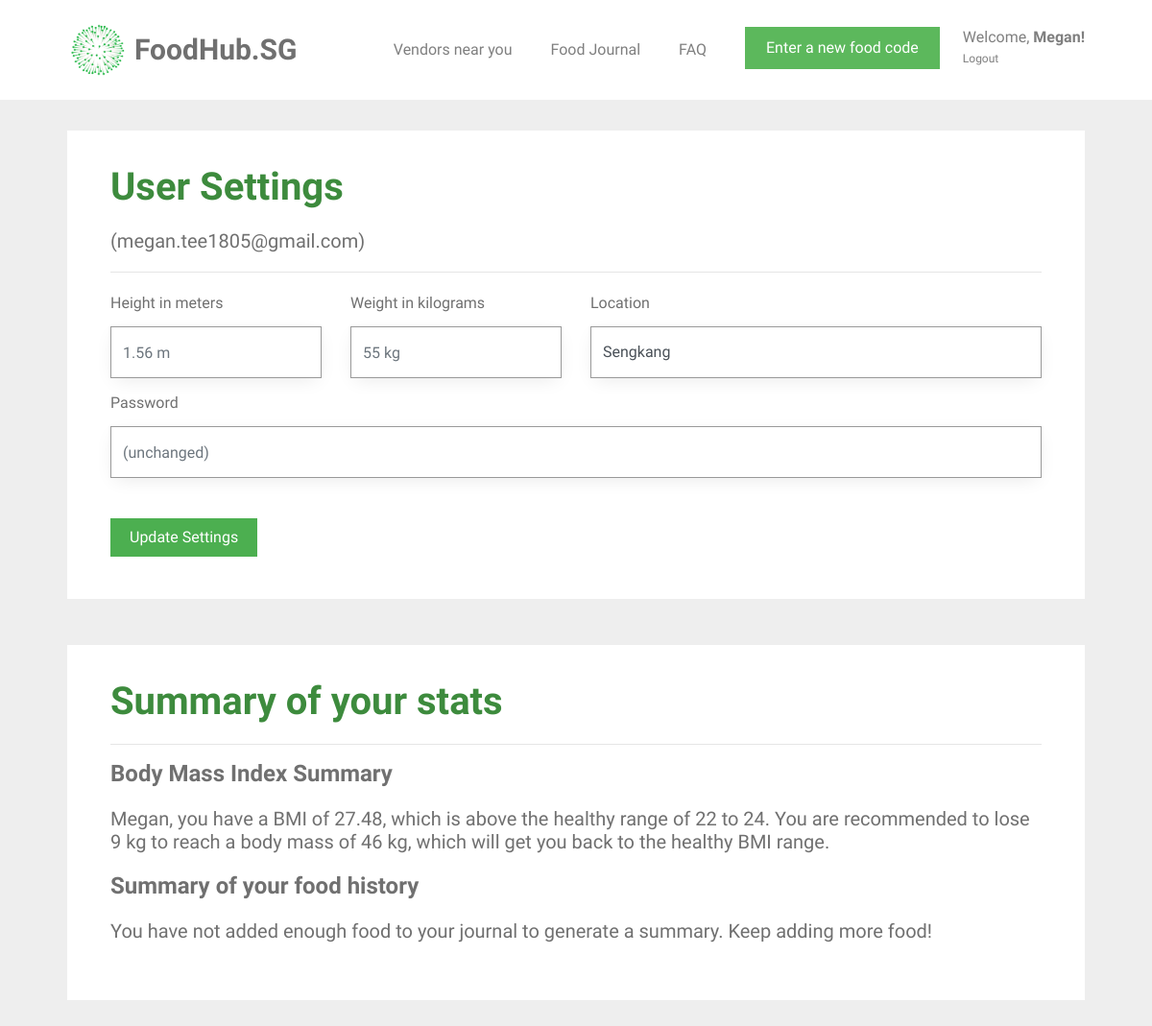
Page /user_settings (signed in) on the committed database.
### tables this page shows
CREATE TABLE user (
  id INTEGER PRIMARY KEY AUTOINCREMENT,
  name TEXT NOT NULL,
  email VARCHAR(512) UNIQUE NOT NULL,
  password TEXT NOT NULL,
  height INTEGER NOT NULL,
  weight INTEGER NOT NULL,
  location TEXT NOT NULL
);

### foodhubsg/user.py (the view, shortened to what this page needs)
@bp.route('/user_settings', methods=('GET', 'POST'))
@login_required
def user_settings():
    db = get_db()
    food_items = db.execute(
        'SELECT f.id, creator_id, food_name, created, calories, food_code, email'
        ' FROM food_entry f JOIN user u ON f.creator_id = u.id'
        ' WHERE f.creator_id = ? AND DATE(f.created) IN'
        ' (SELECT DISTINCT DATE(created) FROM food_entry '
        ' WHERE NOT date(f.created) = date("now") ORDER BY datetime(created) DESC LIMIT 8)'
        ' ORDER BY datetime(created) DESC',
        (g.user['id'],),
    ).fetchall()
    users = db.execute(
        'SELECT id, name, email, password, height, weight, location'
        ' FROM user'
        ' WHERE id = ?',
        (g.user['id'],),
    ).fetchall()
    for user in users:
        id = user['id']
        name = user['name']
        weight = user['weight']
        height = user['height']
        email = user['email']
        user_location = user['location']
        password = user['password']
    bmi = round(weight / height ** height, 2)
    all_dates = []
    food_dates = []
    calories_list = []
    breakfast_list = []
    lunch_list = []
    dinner_list = []
    snack_list = []
    user_average_calories = 0
    number_of_days = 0
    average_breakfast_calories = 0
    average_lunch_calories = 0
    average_dinner_calories = 0
    average_snack_calories = 0
    calories_statement = None
    snack_message = None
    password_placeholder = "(unchanged)"
    if food_items == []:
        food_exists = 0
    else:
        food_exists = 1
    for food in food_items:
        food_date = food['created'].strftime('%d-%m-%y')
        all_dates.append(food_date)
    all_dates = remove_duplicates(all_dates)
    ideal_weight = weight
    if bmi < 22:
        while ideal_weight / height ** height < 23:
            ideal_weight = ideal_weight + 1
        lose_weight = ideal_weight - weight
        bmi_statement = "{0}, you have a BMI of {1}, which is below the healthy range of 22 to 24. You are recommended " \
                        "to gain {2} kg to reach a body mass of {3} kg, which will get you back to the healthy BMI range." \
                        .format(name, bmi, lose_weight, ideal_weight)
    elif 22 < bmi < 24:
        bmi_statement = "{0}, you have a BMI of {1}, which is exactly within the healthy BMI range. " \
                        "Keep it up!".format(name, bmi)
    elif bmi > 24:
        while ideal_weight / height ** height > 23:
            ideal_weight = ideal_weight - 1
        lose_weight = weight - ideal_weight
        bmi_statement = "{0}, you have a BMI of {1}, which is above the healthy range of 22 to 24. You are recommended " \
                        "to lose {2} kg to reach a body mass of {3} kg, which will get you back to the healthy BMI range." \
                        .format(name, bmi, lose_weight, ideal_weight)
    if average_snack_calories:
        if average_snack_calories > 300:
            snack_message = "Also, you need to decrease your out-of-schedule snack intake."
    return render_template('user/user_settings.html',
                           name=name, weight=weight, height=height, email=email, password=password, user_location=user_location, bmi_statement=bmi_statement,
                           calories_statement=calories_statement, number_of_days=number_of_days, user_average_calories=user_average_calories,
                           food_exists=food_exists, password_placeholder=password_placeholder, snack_message=snack_message,
                           average_breakfast_calories=average_breakfast_calories, average_lunch_calories=average_lunch_calories,
                           average_dinner_calories=average_dinner_calories, average_snack_calories=average_snack_calories)

### foodhubsg/auth.py (called while the page is built)
def login_required(view):
    @functools.wraps(view)
    def wrapped_view(**kwargs):
        if g.user is None:
            return redirect(url_for('auth.login'))
        return view(**kwargs)
    return wrapped_view

@bp.before_app_request
def load_logged_in_user():
    user_id = session.get('user_id')
    if user_id is None:
        g.user = None
    else:
        g.user = get_db().execute(
            'SELECT * FROM user WHERE id = ?', (user_id,)
        ).fetchone()

### foodhubsg/db.py (called while the page is built)
def get_db():
    if 'db' not in g:
        g.db = sqlite3.connect(
            current_app.config['DATABASE'],
            detect_types=sqlite3.PARSE_DECLTYPES
        )
        g.db.row_factory = sqlite3.Row
    return g.db

### foodhubsg/user.py (called while the page is built)
def remove_duplicates(values):
    output = []
    seen = set()
    for value in values:
        if value not in seen:
            output.append(value)
            seen.add(value)
    return output

### foodhubsg/templates/user/user_settings.html (shortened to what this page needs)
{% extends 'base.html' %}
{% block content %}
<div id="colorlib-container">
    <div class="container">
        <div class="box1">
        <div class="row row-pb-md">
            <div class="col-md-12">
                <header>
                    <h1 class="font_color"><b>User Settings</b></h1>
                    <h5>({{ email }})</h5>
                    <hr>
                </header>
                <form method="post">
                    <div class="row form-group">
                        <div class="col-md-3">
                            <label>Height in meters</label>
                            <input name="height" id="height" type="number" step="0.01" class="form-control" value="{{ request.form['height'] }}" placeholder="{{ g.user['height'] }} m">
                        </div>
                        <div class="col-md-3">
                            <label>Weight in kilograms</label>
                            <input name="weight" id="weight" type="number" step="0.01" class="form-control" value="{{ request.form['weight'] }}" placeholder="{{ g.user['weight'] }} kg">
                        </div>
                        <div class="col-md-6" style="padding-bottom: 10px;">
                            <label>Location</label>
                            <select class="custom-select form-control" id="inputGroupSelect02" name="new-location">
                                <option selected>{{ user_location }}</option>
                            </select>
                        </div>
                        <div class="col-md-12 new-password">
                            <label>Password</label>
                            <input name="password" id="password" type="password" class="form-control delprefix" placeholder="{{ password_placeholder }}">
                        </div>
                    </div>
                    <br>
                    <input type="submit" value="Update Settings" class="btn btn-primary" style="background-color: #4CAF50;">
                </form>
            </div>
        </div>
        </div>
        <div class="box1">
        <div class="row row-pb-md">
            <div class="col-md-12">
                <header id="summary-header">
                    <h1 class="font_color"><b>Summary of your stats</b></h1>
                    <hr>
                </header>
                <h4><b>Body Mass Index Summary</b></h4>
                <h5>{{ bmi_statement }}</h5>
                <h4><b>Summary of your food history</b></h4>
                {% if food_exists == 0 %}
                    <h5>You have not added enough food to your journal to generate a summary. Keep adding more food!</h5>
                {% endif %}
            </div>
        </div>
        </div>
    </div>
</div>
{% endblock %}

### foodhubsg/templates/base.html (shortened to what this page needs)
<!doctype html>
<link rel="stylesheet" href="https://cdnjs.cloudflare.com/ajax/libs/font-awesome/4.7.0/css/font-awesome.min.css">
<link rel="stylesheet" href="https://stackpath.bootstrapcdn.com/bootstrap/4.1.3/css/bootstrap.min.css">
<link rel="stylesheet" href="../static/css/animate.css">
<link rel="stylesheet" href="../static/css/icomoon.css">
<link rel="stylesheet" href="../static/css/magnific-popup.css">
<link rel="stylesheet" href="../static/css/flexslider.css">
<link rel="stylesheet" href="../static/css/owl.carousel.min.css">
<link rel="stylesheet" href="../static/css/owl.theme.default.min.css">
<link rel="stylesheet" href="../static/css/style.css">
    {% block navbar %}
        <nav class="navbar navbar-light bg-white">
            <div class="container">
                <a class="navbar-brand" href="{{ url_for('index') }}">
                    <img src="../static/images/healthhub-logo.png" width="65px" height="60px" class="d-inline-block align-top" alt="FoodHub.SG Logo">
                    <span id="webname">FoodHub.SG</span>
                </a>
                {% if g.user %}
                    <ul class="navbar-nav ml-auto">
                        <li class="nav-item">
                            <a class="nav-link" href="{{ url_for('vendors.vendors') }}">Vendors near you</a>
                        </li>
                        <li class="nav-item">
                            <a class="nav-link" href="{{ url_for('food.food_journal') }}">Food Journal</a>
                        </li>
                        <li class="nav-item">
                            <a class="nav-link" href="{{ url_for('user.faq') }}">FAQ</a>
                        </li>
                        <li class="nav-item">
                            <a href="{{ url_for('food.food_journal') }}"><button type="button" class="btn btn-success">Enter a new food code</button></a>
                        </li>
                        <li class="nav-item settings nav-link">
                            <a class="nav-link" id="settings-link" href="{{ url_for('user.user_settings')}}">
                                Welcome, <span id="nav-name">{{ g.user['name'] }}!</span>
                            </a>
                            <a class="nav-link" id="logout-link" href="{{ url_for('auth.logout') }}">
                                Logout
                            </a>
                        </li>
                    </ul>
                {% endif %}
                {% endblock %}
            </div>
        </nav>
<section class="content">
    {% block content %}{% endblock %}
</section>

### foodhubsg/static/css/style.css (style rules this page uses)
.font_color { color: #3d8b3d; }
a { color: #F6490D; -webkit-transition: 0.5s; -o-transition: 0.5s; transition: 0.5s; }
h1, h2, h3, h4, h5, h6, figure { color: #707070; font-weight: 400; margin: 0 0 20px 0; }
#colorlib-container, #colorlib-instagram, #colorlib-about, #colorlib-contact, #colorlib-footer { padding: 2em 0; clear: both; }
.content { display: block; }
.form-control { -webkit-box-shadow: none; -moz-box-shadow: none; -ms-box-shadow: none; -o-box-shadow: none; box-shadow: none; border: none; font-size: 16px !important; font-weight: 300; -webkit-border-radius: 0px; -moz-border-radius: 0px; -ms-border-radius: 0px; border-radius: 0px; }
.form-group { margin-bottom: 10px; }
.btn { margin-right: 4px; margin-bottom: 4px; font-size: 16px; font-weight: 400; -webkit-border-radius: 30px; -moz-border-radius: 30px; -ms-border-radius: 30px; border-radius: 30px; -webkit-transition: 0.5s; -o-transition: 0.5s; transition: 0.5s; padding: 8px 20px; }
.btn-primary { background: #F6490D; color: #fff; }
.btn-success { background: #5cb85c; color: #fff; border: 2px solid #5cb85c; }
.form-control { -webkit-box-shadow: none; box-shadow: none; background: transparent; border: 1px solid rgba(0, 0, 0, 0.1); height: 54px; font-size: 18px; font-weight: 300; }
.row-pb-md { padding: 2em !important; }
.btn-primary { border-radius: 0; border-width: 0; }
.btn { border-radius: 0; }
.form-control { border-width: 0.2px; border-color: #999999; box-shadow: 0 5px 20px -5px rgba(0,0,0,0.1); }
.box1 { background: #ffffff; padding: 0.5em; margin-bottom: 3em; transition: box-shadow 0.5s; }
.row.row-pb-md { margin: -5px -10px 0 -10px; }
.container { padding-right: 2.5em; padding-left: 2.5em; }
#nav-name { font-weight: bold; }
.navbar-nav { flex-direction: row; }
.nav-item { padding: 10px 10px 10px 10px; margin: 10px; }
.navbar-nav > .settings { position: relative; display: block; margin-right: 0; padding-right: 0; margin-left: 0; padding-left: 0; color: #4CAF50; }
.settings > .nav-link { line-height: 22px; padding: 0; }
#logout-link { font-size: 12px; }
#webname { color: #707070; font-weight: bold; font-size: 30px; }
.bg-white { background-color: white; }

### rows in the picture
user: user.name "Megan", email "megan.tee1805@gmail.com", height "1.56 m", weight "55 kg", new-location "Sengkang"

### other values in the picture
{{ bmi_statement }} "Megan, you have a BMI of 27.48, which is above the healthy range of 22 to 24. You are recommended to lose 9 kg to reach a body mass of 46 kg, which will get you back to the healthy BMI range."
